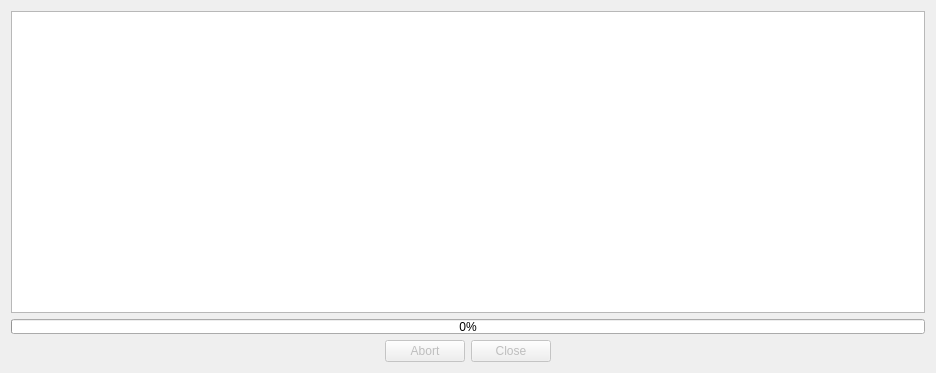
<?xml version="1.0" encoding="UTF-8"?>
<ui version="4.0">
 <class>execWindow</class>
 <widget class="QDialog" name="execWindow">
  <property name="geometry">
   <rect>
    <x>0</x>
    <y>0</y>
    <width>936</width>
    <height>373</height>
   </rect>
  </property>
  <property name="windowTitle">
   <string>Process</string>
  </property>
  <layout class="QVBoxLayout" name="verticalLayout">
   <item>
    <widget class="QPlainTextEdit" name="plainTextEdit">
     <property name="styleSheet">
      <string notr="true"/>
     </property>
     <property name="readOnly">
      <bool>true</bool>
     </property>
     <property name="plainText">
      <string/>
     </property>
    </widget>
   </item>
   <item>
    <widget class="QProgressBar" name="progressBar">
     <property name="maximumSize">
      <size>
       <width>16777215</width>
       <height>15</height>
      </size>
     </property>
     <property name="minimum">
      <number>0</number>
     </property>
     <property name="maximum">
      <number>100</number>
     </property>
     <property name="value">
      <number>0</number>
     </property>
    </widget>
   </item>
   <item>
    <layout class="QHBoxLayout" name="horizontalLayout">
     <item>
      <spacer name="horizontalSpacer">
       <property name="orientation">
        <enum>Qt::Horizontal</enum>
       </property>
       <property name="sizeHint" stdset="0">
        <size>
         <width>40</width>
         <height>20</height>
        </size>
       </property>
      </spacer>
     </item>
     <item>
      <widget class="QPushButton" name="pushButton_2">
       <property name="enabled">
        <bool>false</bool>
       </property>
       <property name="text">
        <string>Abort</string>
       </property>
      </widget>
     </item>
     <item>
      <widget class="QPushButton" name="pushButton">
       <property name="enabled">
        <bool>false</bool>
       </property>
       <property name="text">
        <string>Close</string>
       </property>
      </widget>
     </item>
     <item>
      <spacer name="horizontalSpacer_2">
       <property name="orientation">
        <enum>Qt::Horizontal</enum>
       </property>
       <property name="sizeHint" stdset="0">
        <size>
         <width>40</width>
         <height>20</height>
        </size>
       </property>
      </spacer>
     </item>
    </layout>
   </item>
  </layout>
 </widget>
 <resources/>
 <connections>
  <connection>
   <sender>pushButton</sender>
   <signal>clicked()</signal>
   <receiver>execWindow</receiver>
   <slot>accept()</slot>
   <hints>
    <hint type="sourcelabel">
     <x>293</x>
     <y>421</y>
    </hint>
    <hint type="destinationlabel">
     <x>216</x>
     <y>418</y>
    </hint>
   </hints>
  </connection>
 </connections>
</ui>
